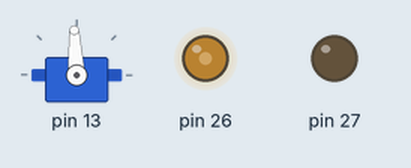
Bench run of a sketch on a simulated Arduino Uno, built for the host (arithmetic inside an expression is 32-bit, double 64-bit). Shown: servo, output pins drawn as LEDs (lit = HIGH). Servo pulses on a pin are drawn as a servo (544–2400 µs = 0–180°).

Above: at 0.1 s.
At 5.1 s:
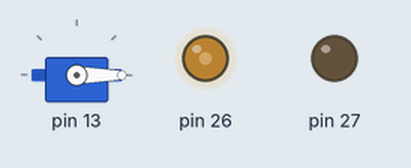
At 10.1 s:
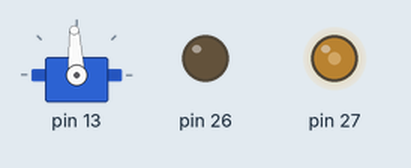
At 20.1 s:
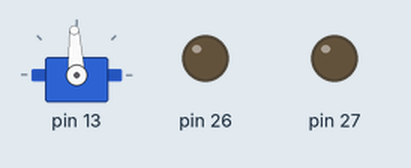
At 25.1 s:
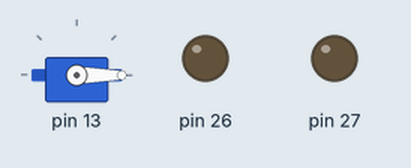
At 35.1 s:
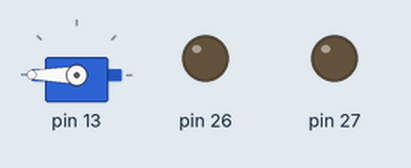
Timing chart, 0 to 36.6 s (numbered marks = the images above):
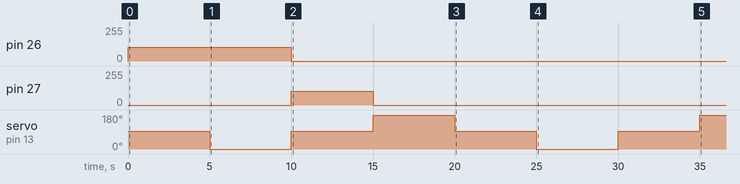

Measured:
- by itself, pin 26: 0/255 → 102/255 at 0.00 s, → 0/255 10.0 s later
- by itself, pin 27: 0/255 → 102/255 at 10.0 s, → 0/255 5.0 s later
- by itself, servo on pin 13: 93° → 0° at 5.0 s, → 93° 5.0 s later, → 180° 5.0 s later, → 93° 5.0 s later, … (7 changes in this stretch)

The sketch:

mcpwm.ino
```cpp
#include <lie-flat.h>

void setup() {
  init_motor(motorA, motorB);
  init_servo(servo);
  set_servo(7.5);  // mid pos
  servo_start_pwm();
}

void loop() {
  // Go straight
  set_a(40);
  set_b(0);
  set_servo(7.5);
  delay(5000);
  // Turn left
  set_a(40);
  set_b(0);
  set_servo(2.5);
  motor_start_pwm();
  delay(5000);
  // Go back
  set_a(0);
  set_b(40);
  set_servo(7.5);
  delay(5000);
  // Turn back right
  motor_stop_pwm();
  set_a(0);
  set_b(40);
  motor_start_pwm();
  set_servo(12.5);
  delay(5000);
}
```
